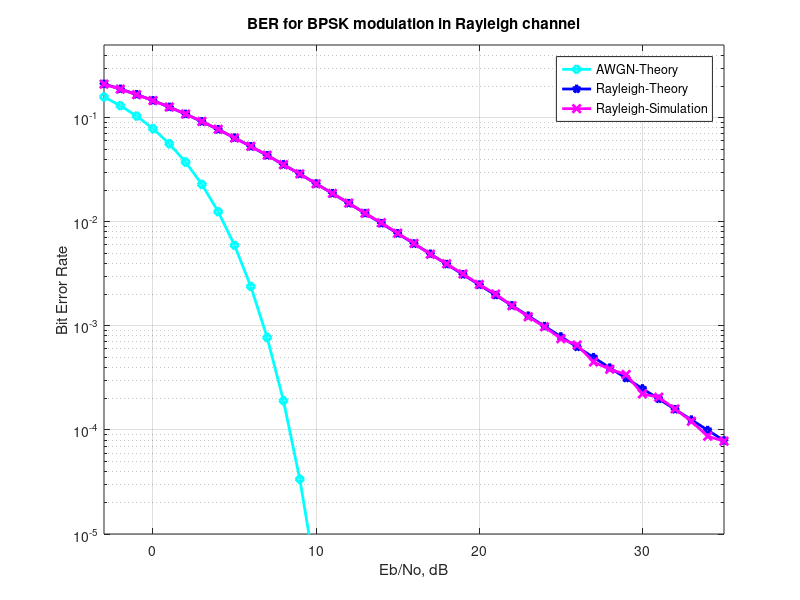

Reproduce this figure in MATLAB.
% Script for computing the BER for BPSK modulation in a Rayleigh fading channel
clear;
N = 10^6; % number of bits or symbols

% Transmitter
ip = rand(1, N) > 0.5; % generating 0,1 with equal probability
s = 2 * ip - 1; % BPSK modulation: 0 -> -1, 1 -> 1

Eb_N0_dB = -3:35; % multiple Eb/N0 values
nErr = zeros(1, length(Eb_N0_dB)); % initialize error counter

for ii = 1:length(Eb_N0_dB)
    n = 1/sqrt(2) * (randn(1, N) + 1i*randn(1, N)); % white Gaussian noise
    h = 1/sqrt(2) * (randn(1, N) + 1i*randn(1, N)); % Rayleigh fading channel

    % Channel and noise addition
    y = h .* s + 10^(-Eb_N0_dB(ii)/20) * n;

    % Equalization
    yHat = y ./ h;

    % Receiver - hard decision decoding
    ipHat = real(yHat) > 0;

    % Count errors
    nErr(ii) = sum(ip ~= ipHat);
end

% Simulated BER
simBer = nErr / N;

% Theoretical BER
theoryBerAWGN = 0.5 * erfc(sqrt(10.^(Eb_N0_dB / 10)));
EbN0Lin = 10.^(Eb_N0_dB / 10);
theoryBer = 0.5 * (1 - sqrt(EbN0Lin ./ (EbN0Lin + 1)));

% Plotting
figure;
semilogy(Eb_N0_dB, theoryBerAWGN, 'cd-', 'LineWidth', 2); hold on;
semilogy(Eb_N0_dB, theoryBer, 'bp-', 'LineWidth', 2);
semilogy(Eb_N0_dB, simBer, 'mx-', 'LineWidth', 2);
axis([-3 35 10^-5 0.5]);
grid on;
legend('AWGN-Theory', 'Rayleigh-Theory', 'Rayleigh-Simulation');
xlabel('Eb/No, dB');
ylabel('Bit Error Rate');
title('BER for BPSK modulation in Rayleigh channel');

